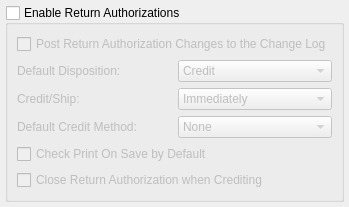
       <widget class="QWidget" name="_returns">
        <attribute name="title">
         <string>Returns</string>
        </attribute>
        <layout class="QGridLayout">
         <property name="margin">
          <number>5</number>
         </property>
         <property name="spacing">
          <number>5</number>
         </property>
         <item row="0" column="0">
          <widget class="QGroupBox" name="_enableReturns">
           <property name="sizePolicy">
            <sizepolicy hsizetype="Fixed" vsizetype="Fixed">
             <horstretch>0</horstretch>
             <verstretch>0</verstretch>
            </sizepolicy>
           </property>
           <property name="focusPolicy">
            <enum>Qt::ClickFocus</enum>
           </property>
           <property name="title">
            <string>Enable Return Authorizations</string>
           </property>
           <property name="checkable">
            <bool>true</bool>
           </property>
           <property name="checked">
            <bool>false</bool>
           </property>
           <layout class="QGridLayout">
            <item row="0" column="0" colspan="2">
             <widget class="QCheckBox" name="_returnAuthChangeLog">
              <property name="focusPolicy">
               <enum>Qt::ClickFocus</enum>
              </property>
              <property name="text">
               <string>Post Return Authorization Changes to the Change Log</string>
              </property>
             </widget>
            </item>
            <item row="1" column="0">
             <widget class="QLabel" name="_dispositionLit">
              <property name="text">
               <string>Default Disposition:</string>
              </property>
             </widget>
            </item>
            <item row="1" column="1">
             <widget class="XComboBox" name="_disposition">
              <property name="focusPolicy">
               <enum>Qt::ClickFocus</enum>
              </property>
              <item>
               <property name="text">
                <string>Credit</string>
               </property>
              </item>
              <item>
               <property name="text">
                <string>Return</string>
               </property>
              </item>
              <item>
               <property name="text">
                <string>Replace</string>
               </property>
              </item>
              <item>
               <property name="text">
                <string>Service</string>
               </property>
              </item>
              <item>
               <property name="text">
                <string>Substitute</string>
               </property>
              </item>
              <item>
               <property name="text">
                <string>[ no default ]</string>
               </property>
              </item>
             </widget>
            </item>
            <item row="2" column="0">
             <widget class="QLabel" name="_timingLit">
              <property name="text">
               <string>Credit/Ship:</string>
              </property>
             </widget>
            </item>
            <item row="2" column="1">
             <widget class="XComboBox" name="_timing">
              <property name="focusPolicy">
               <enum>Qt::ClickFocus</enum>
              </property>
              <item>
               <property name="text">
                <string>Immediately</string>
               </property>
              </item>
              <item>
               <property name="text">
                <string>Upon Receipt</string>
               </property>
              </item>
              <item>
               <property name="text">
                <string>[ no default ]</string>
               </property>
              </item>
             </widget>
            </item>
            <item row="3" column="0">
             <widget class="QLabel" name="_creditByLit">
              <property name="text">
               <string>Default Credit Method:</string>
              </property>
             </widget>
            </item>
            <item row="3" column="1">
             <widget class="XComboBox" name="_creditBy">
              <property name="focusPolicy">
               <enum>Qt::ClickFocus</enum>
              </property>
              <item>
               <property name="text">
                <string>None</string>
               </property>
              </item>
              <item>
               <property name="text">
                <string>Sales Credit</string>
               </property>
              </item>
              <item>
               <property name="text">
                <string>Cash Payment</string>
               </property>
              </item>
              <item>
               <property name="text">
                <string>Credit Card</string>
               </property>
              </item>
              <item>
               <property name="text">
                <string>[ no default ]</string>
               </property>
              </item>
             </widget>
            </item>
            <item row="4" column="0" colspan="2">
             <widget class="QCheckBox" name="_printRA">
              <property name="focusPolicy">
               <enum>Qt::ClickFocus</enum>
              </property>
              <property name="text">
               <string>Check Print On Save by Default</string>
              </property>
             </widget>
            </item>
            <item row="5" column="0" colspan="2">
             <widget class="QCheckBox" name="_closeRA">
              <property name="focusPolicy">
               <enum>Qt::ClickFocus</enum>
              </property>
              <property name="text">
               <string>Close Return Authorization when Crediting</string>
              </property>
             </widget>
            </item>
           </layout>
          </widget>
         </item>
         <item row="0" column="1" rowspan="2">
          <spacer>
           <property name="orientation">
            <enum>Qt::Horizontal</enum>
           </property>
           <property name="sizeHint" stdset="0">
            <size>
             <width>0</width>
             <height>20</height>
            </size>
           </property>
          </spacer>
         </item>
         <item row="1" column="0">
          <spacer>
           <property name="orientation">
            <enum>Qt::Vertical</enum>
           </property>
           <property name="sizeType">
            <enum>QSizePolicy::MinimumExpanding</enum>
           </property>
           <property name="sizeHint" stdset="0">
            <size>
             <width>140</width>
             <height>0</height>
            </size>
           </property>
          </spacer>
         </item>
        </layout>
       </widget>
